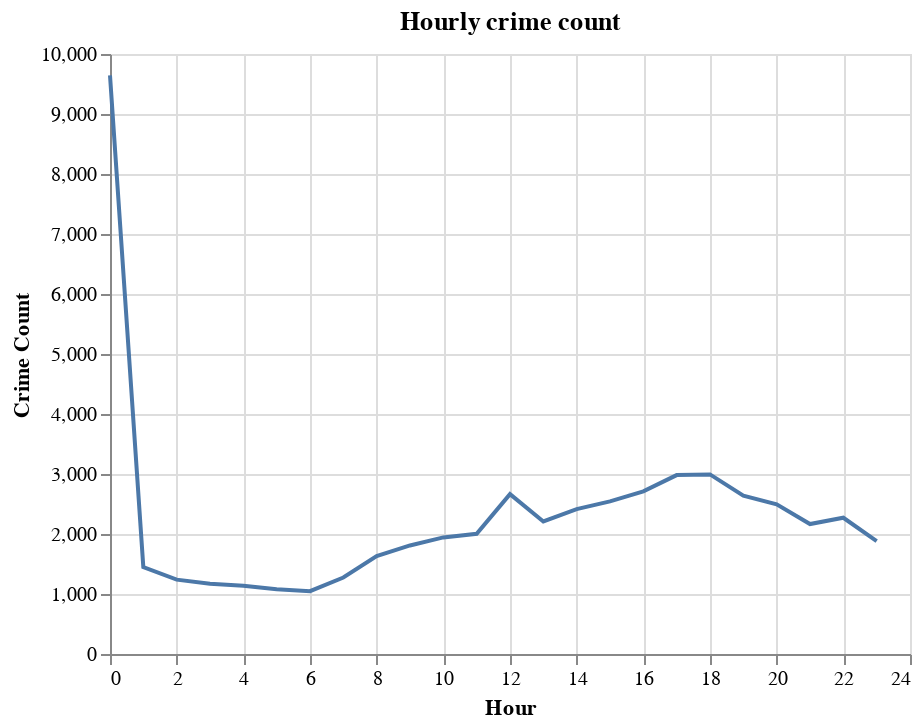

Notebook code cell kept with this figure:
### Code cell
# Hourly Crime Rate

hourly_count = df.groupby('HOUR')['HOUR'].count().reset_index(name='count')
line = alt.Chart(hourly_count).mark_line().encode(
    x=alt.X('HOUR', title='Hour'),
    y=alt.Y('count', title='Crime Count')
).properties(title='Hourly crime count')

line

### Figure 1 — Vega-Lite specification as saved in the notebook (floating-point values rounded to 4 significant figures)
{"config": {"view": {"continuousWidth": 400, "continuousHeight": 300}}, "data": {"name": "data-3c0171bdfc5cf450fd9835b37451feaa"}, "mark": "line", "encoding": {"x": {"type": "quantitative", "field": "HOUR", "title": "Hour"}, "y": {"type": "quantitative", "field": "count", "title": "Crime Count"}}, "title": "Hourly crime count", "$schema": "https://vega.github.io/schema/vega-lite/v4.8.1.json", "datasets": {"data-3c0171bdfc5cf450fd9835b37451feaa": [{"HOUR": 0, "count": 9643}, {"HOUR": 1, "count": 1447}, {"HOUR": 2, "count": 1239}, {"HOUR": 3, "count": 1171}, {"HOUR": 4, "count": 1138}, {"HOUR": 5, "count": 1078}, {"HOUR": 6, "count": 1047}, {"HOUR": 7, "count": 1275}, {"HOUR": 8, "count": 1633}, {"HOUR": 9, "count": 1809}, {"HOUR": 10, "count": 1943}, {"HOUR": 11, "count": 2003}, {"HOUR": 12, "count": 2665}, {"HOUR": 13, "count": 2209}, {"HOUR": 14, "count": 2414}, {"HOUR": 15, "count": 2544}, {"HOUR": 16, "count": 2710}, {"HOUR": 17, "count": 2982}, {"HOUR": 18, "count": 2993}, {"HOUR": 19, "count": 2640}, {"HOUR": 20, "count": 2495}, {"HOUR": 21, "count": 2166}, {"HOUR": 22, "count": 2271}, {"HOUR": 23, "count": 1883}]}}
